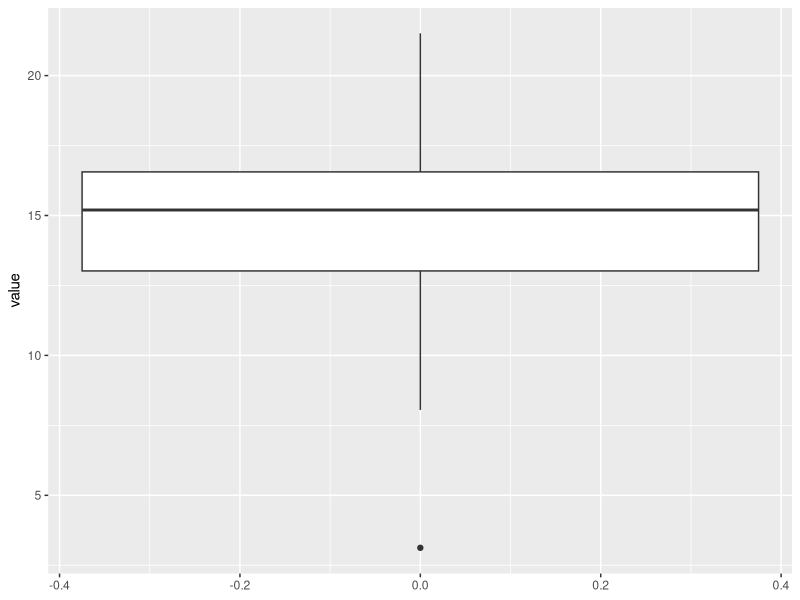
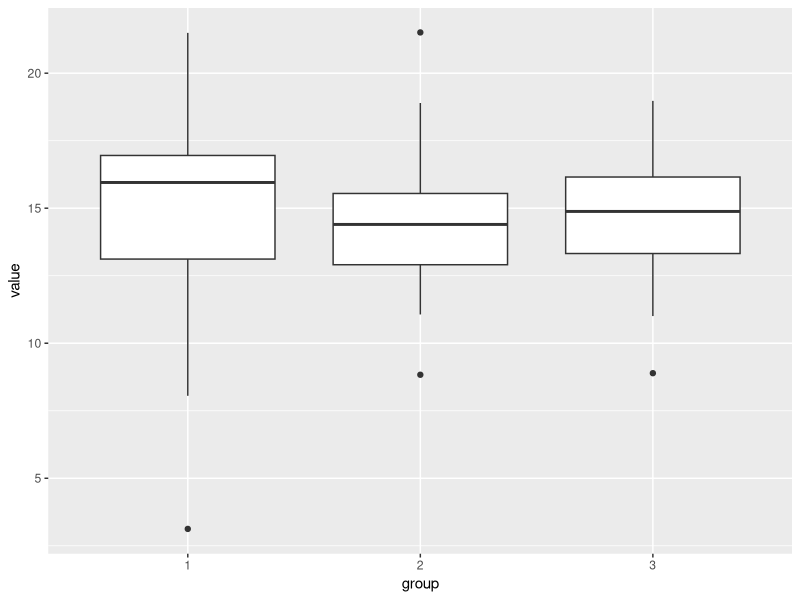
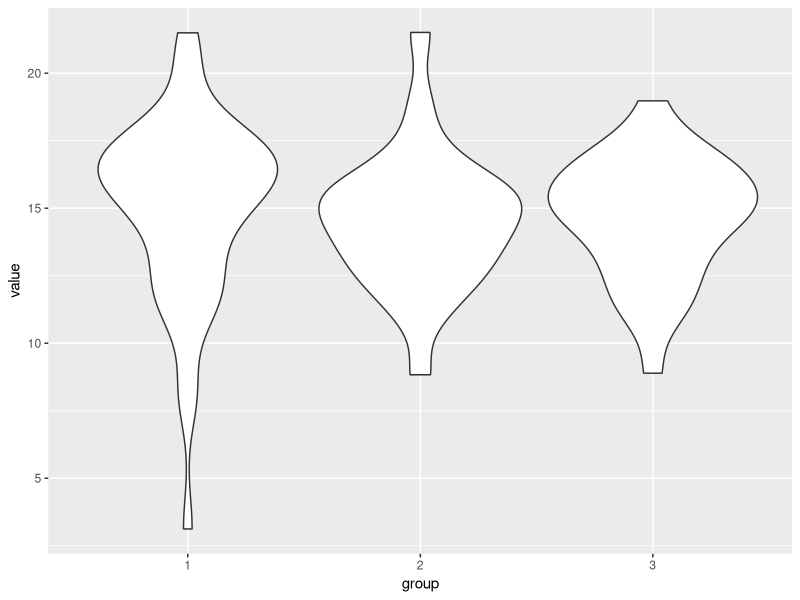
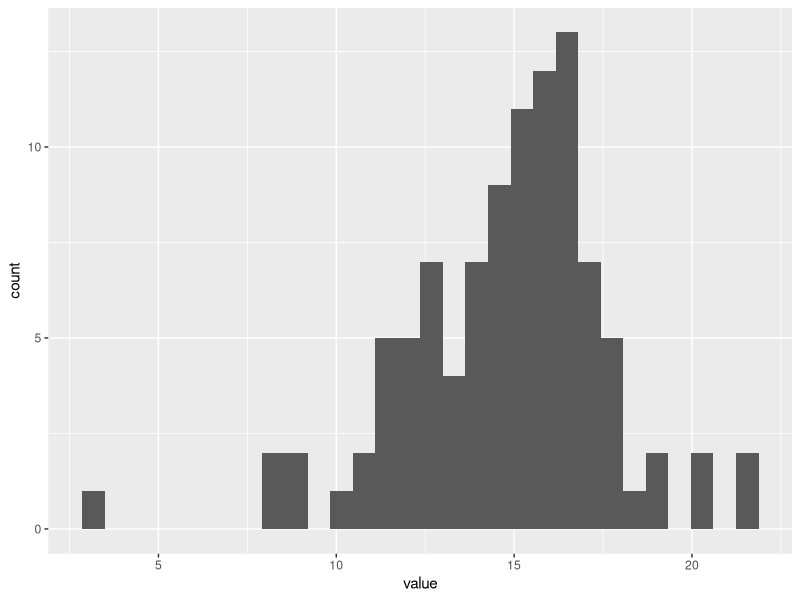
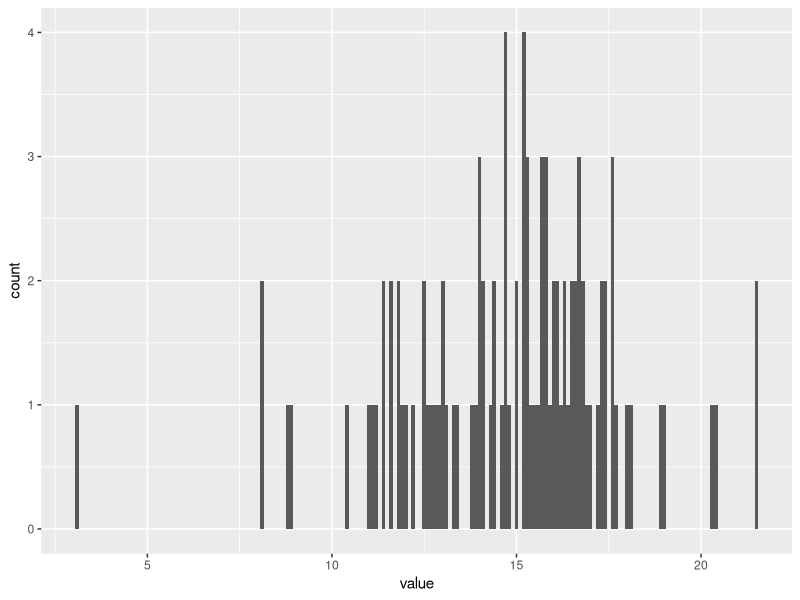
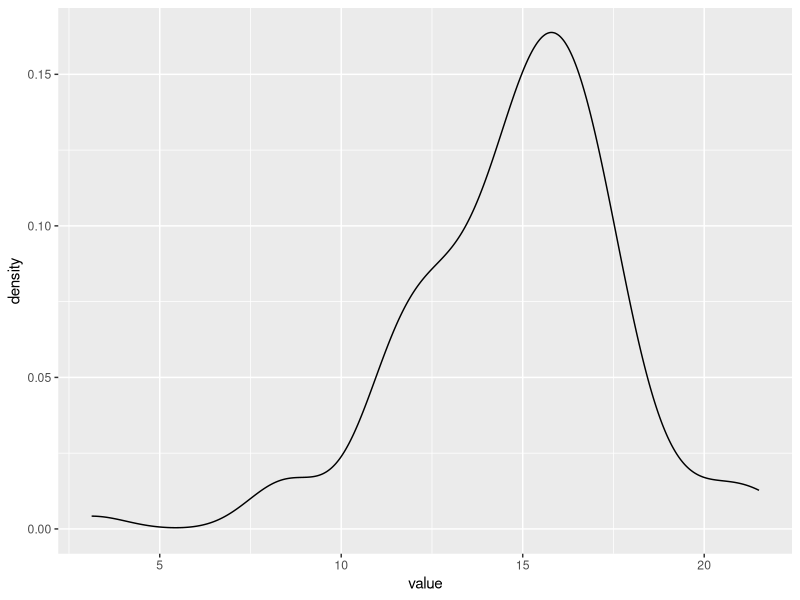

Write R code to recreate these figures, in order.
## ---- chunk 1
#| include: false
library(ggplot2)
data <- data.frame(value=rnorm(100, mean=15, sd=3))
data$group <- as.factor(sample(1:3, size=100, replace=TRUE))
## ---- chunk 2
#| label: basic-boxplot
#| fig-cap: "Basic Boxplot"

ggplot(data, aes(y=value))+
  geom_boxplot()
## ---- chunk 3
#| label: group-boxplot
#| fig-cap: "Boxplot by Group"

ggplot(data, aes(y=value, x=group))+
  geom_boxplot()
## ---- chunk 4
#| label: violin
#| fig-cap: "Violin Plot by Group"
ggplot(data, aes(x=group, y=value))+
  geom_violin()
## ---- chunk 5
#| label: basic-histogram
#| fig-cap: "Basic Histogram"
#| message: false

ggplot(data, aes(x=value))+
  geom_histogram()
## ---- chunk 6
#| label: bin-histogram
#| fig-cap: "Histogram with designated Bins"

ggplot(data, aes(x=value))+
  geom_histogram(binwidth=.1)
## ---- chunk 7
#| label: density

ggplot(data, aes(x=value))+
  geom_density()
